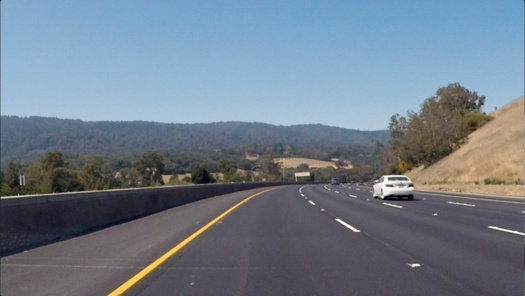
#> input picture convolutional-neural-networks/finding-edges/images/curved_lane.jpg, 525 x 296 px, shrunk from 1280 x 720 before the run
$ jupyter execute 'Finding Edges and Custom Kernels.ipynb'   (shell and % lines are left out)
#> lines starting #> are read from the running program, lines starting #| are printed output that depends on the picture
# Creating a Filter, Edge Detection

### Import resources and display image

[cell 1]
import matplotlib.pyplot as plt
import matplotlib.image as mpimg

import cv2
import numpy as np


# Read in the image
image = mpimg.imread('images/curved_lane.jpg')
#> image is the input picture: shape (296, 525, 3); mean R, G, B 112.1, 125, 138.7

plt.imshow(image)

### Convert the image to grayscale

[cell 2]
# Convert to grayscale for filtering
gray = cv2.cvtColor(image, cv2.COLOR_RGB2GRAY)
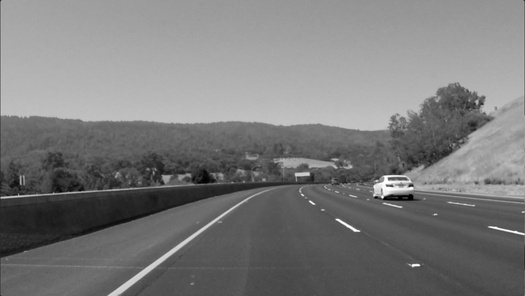
#> gray: shape (296, 525); min 0, max 255, mean 122.7

plt.imshow(gray, cmap='gray')

### TODO: Create a custom kernel

Below, you've been given one common type of edge detection filter: a Sobel operator.

The Sobel filter is very commonly used in edge detection and in finding patterns in intensity in an image. Applying a Sobel filter to an image is a way of **taking (an approximation) of the derivative of the image** in the x or y direction, separately. The operators look as follows.

**It's up to you to create a Sobel x operator and apply it to the given image.**

For a challenge, see if you can put the image through a series of filters: first one that blurs the image (takes an average of pixels), and then one that detects the edges.

[cell 3]
# Create a custom kernel

# 3x3 array for edge detection
sobel_y = np.array([[ -1, -2, -1],
                   [ 0, 0, 0],
                   [ 1, 2, 1]])

## TODO: Create and apply a Sobel x operator
sobel_x = np.ones((3,3), np.float32)/9
gray2 = cv2.filter2D(gray, -1, sobel_x)

# Filter the image using filter2D, which has inputs: (grayscale image, bit-depth, kernel)
filtered_image = cv2.filter2D(gray2, -1, sobel_y)
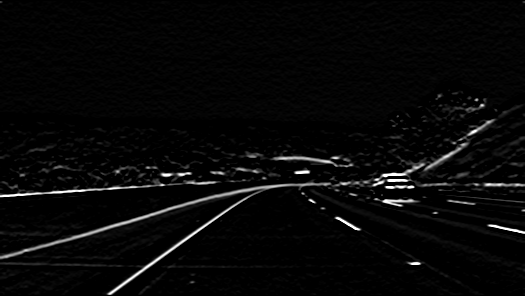
#> filtered_image: shape (296, 525); min 0, max 255, mean 7.9

plt.imshow(filtered_image, cmap='gray')

### Test out other filters!

You're encouraged to create other kinds of filters and apply them to see what happens! As an **optional exercise**, try the following:
* Create a filter with decimal value weights.
* Create a 5x5 filter
* Apply your filters to the other images in the `images` directory.

[cell 4]
image2 = mpimg.imread('images/white_lines.jpg')
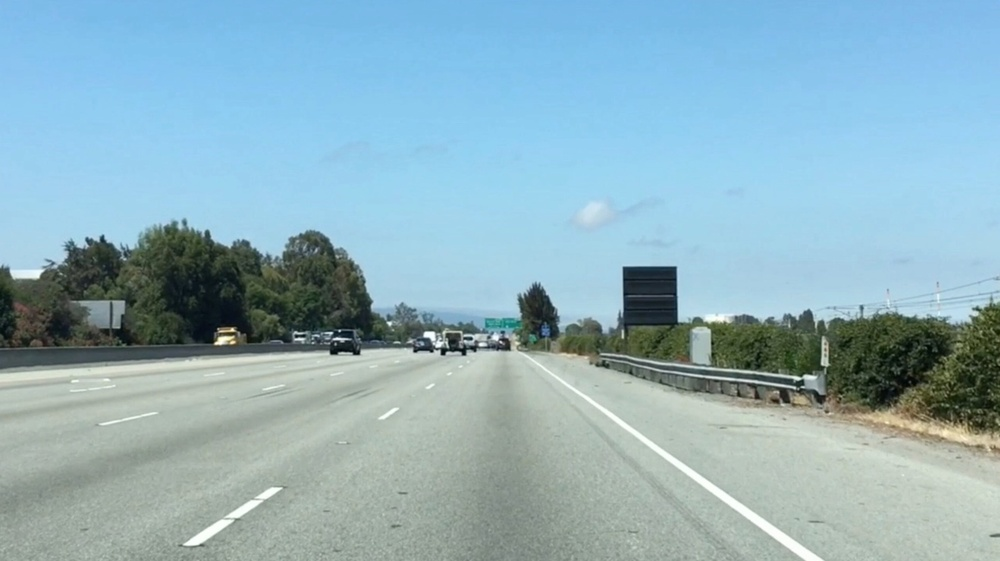
#> input picture convolutional-neural-networks/finding-edges/images/white_lines.jpg, 1000 x 561 px, shrunk from 2436 x 1366 before the run
#> image2 is the input picture: shape (561, 1000, 3); mean R, G, B 143.6, 177.1, 188.4

plt.imshow(image2)

[cell 5]
sobel_horiz = np.array([[-1, -4, -2, -4, -1],
                        [-2, -3, -5, -3, -2],
                        [0, 0, 0, 0, 0],
                        [2, 3, 5, 3, 2],
                        [1, 4, 2, 4, 1]])
image2_horiz = cv2.filter2D(image2, -1, sobel_horiz)
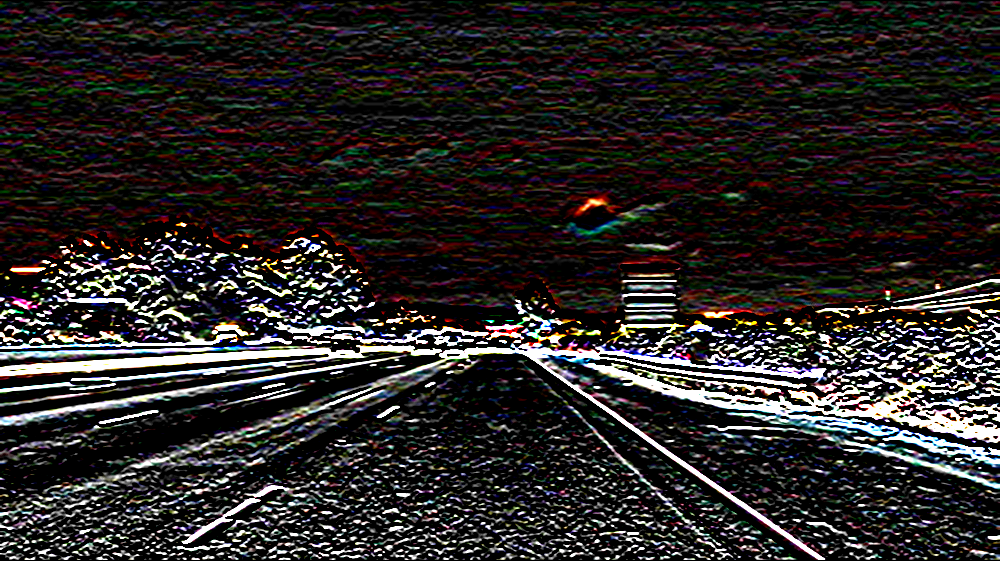
#> image2_horiz: shape (561, 1000, 3); mean R, G, B 42.4, 39.1, 37.9
plt.imshow(image2_horiz)

[cell 6]
sobel_vert = np.array([[-1, -2, 0, 2, 1],
                       [-4, -3, 0, 3, 4],
                        [-2, -5, 0, 5, 2],
                       [-4, -3, 0, 3, 4],
                      [-1, -2, 0, 2, 1]])
image2_vert = cv2.filter2D(image2, -1, sobel_vert)
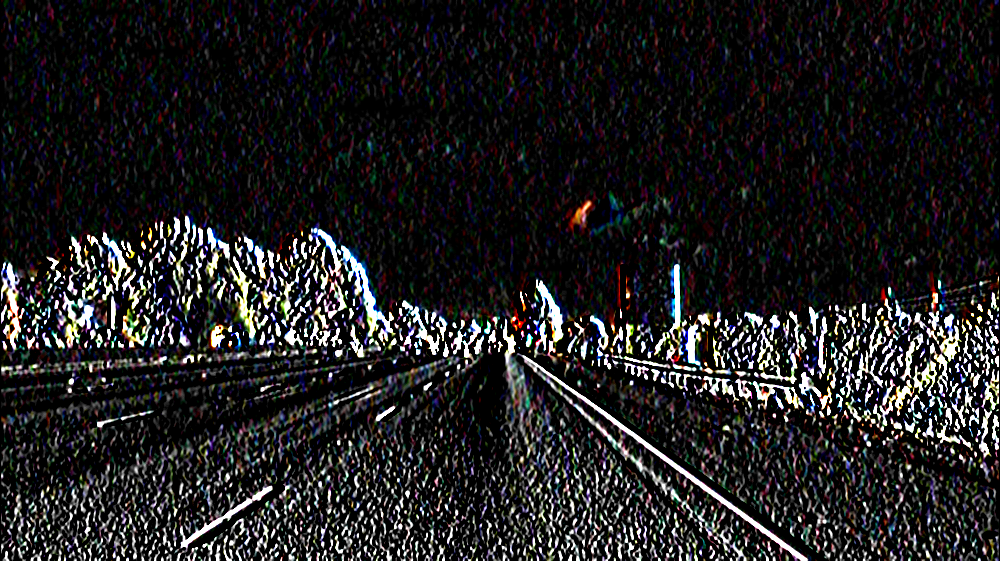
#> image2_vert: shape (561, 1000, 3); mean R, G, B 32.9, 32, 32.8
plt.imshow(image2_vert)
